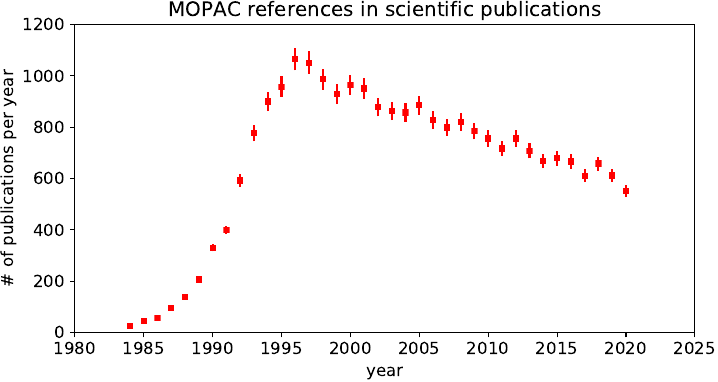

Generate this figure with Python:
import numpy as np
import matplotlib.pyplot as plt

plt.rcParams.update({'font.size': 12})

year, citations = np.loadtxt("citations.txt", comments="#", unpack=True)

plt.figure(figsize=(8,4))

plt.ylim(0,1200)
plt.xlim(1980,2025)

plt.errorbar(year, citations*0.72, yerr=citations*0.03, ms=3.5, marker='s', ls='', color='red')
plt.title('MOPAC references in scientific publications')
plt.xlabel('year')
plt.ylabel('# of publications per year')

plt.savefig("plot.pdf",bbox_inches='tight',pad_inches=0.01)
